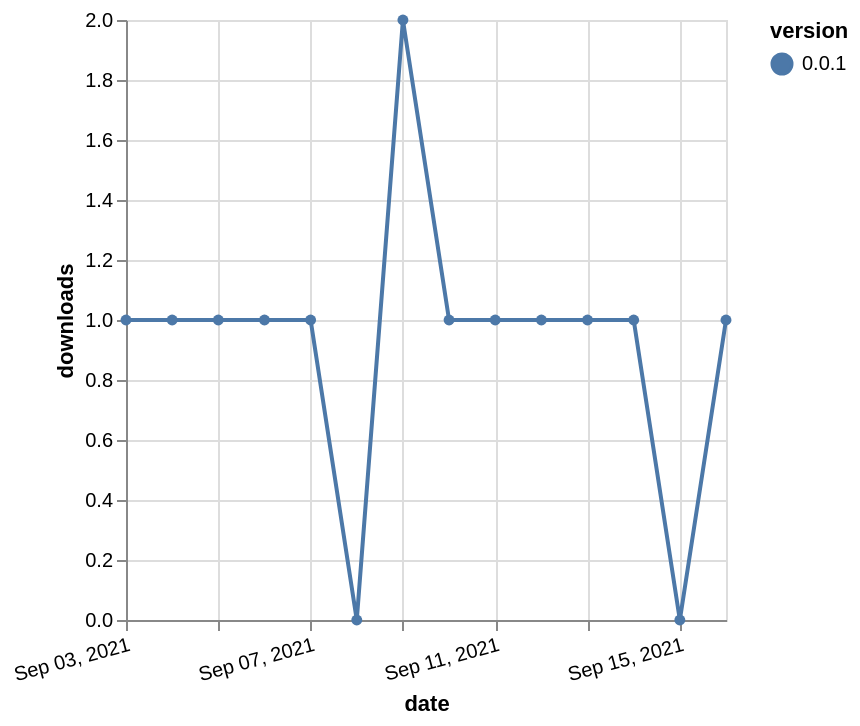

Express this chart as Vega-Lite.
### Vega-Lite specification from a JSON file in a GitHub repository (floating-point values rounded to 4 significant figures)
{"$schema": "https://vega.github.io/schema/vega-lite/v5.json", "description": "A simple bar chart with embedded data.", "data": {"values": [{"date": "2021-09-03", "total": 238, "delta": 1, "version": "0.0.1"}, {"date": "2021-09-04", "total": 239, "delta": 1, "version": "0.0.1"}, {"date": "2021-09-05", "total": 240, "delta": 1, "version": "0.0.1"}, {"date": "2021-09-06", "total": 241, "delta": 1, "version": "0.0.1"}, {"date": "2021-09-07", "total": 242, "delta": 1, "version": "0.0.1"}, {"date": "2021-09-08", "total": 242, "delta": 0, "version": "0.0.1"}, {"date": "2021-09-09", "total": 244, "delta": 2, "version": "0.0.1"}, {"date": "2021-09-10", "total": 245, "delta": 1, "version": "0.0.1"}, {"date": "2021-09-11", "total": 246, "delta": 1, "version": "0.0.1"}, {"date": "2021-09-12", "total": 247, "delta": 1, "version": "0.0.1"}, {"date": "2021-09-13", "total": 248, "delta": 1, "version": "0.0.1"}, {"date": "2021-09-14", "total": 249, "delta": 1, "version": "0.0.1"}, {"date": "2021-09-15", "total": 249, "delta": 0, "version": "0.0.1"}, {"date": "2021-09-16", "total": 250, "delta": 1, "version": "0.0.1"}]}, "width": "container", "mark": {"type": "line", "point": {"filled": true}}, "encoding": {"x": {"field": "date", "type": "temporal", "timeUnit": "yearmonthdate", "title": "date", "axis": {"labelAngle": -15}}, "y": {"field": "delta", "type": "quantitative", "title": "downloads"}, "color": {"field": "version", "type": "nominal"}, "tooltip": {"field": "delta"}}}
